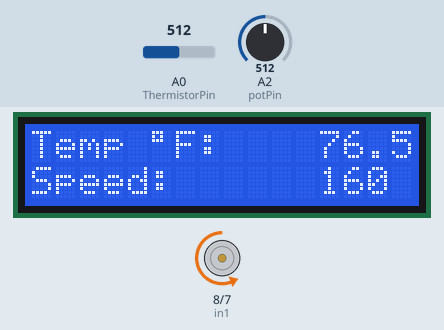
Recording of a sketch running on a simulated Arduino Uno, built with avr-gcc and run on an emulated ATmega328P. Parts: 16×2 character LCD, motor-driver pin pairs drawn as motors (green arrow = first pin HIGH = forward, orange = second pin HIGH = backward, longer = more drive, scaled by the enable pin). Inputs (shaded band) come from the test bench; at power-on: A2 (potPin) = 512, A0 (ThermistorPin) = 512. What the sketch prints to the serial monitor is not drawn.

Above: at 1.2 s.
1.3 s: A2 (potPin) set to 827
At 3.3 s:
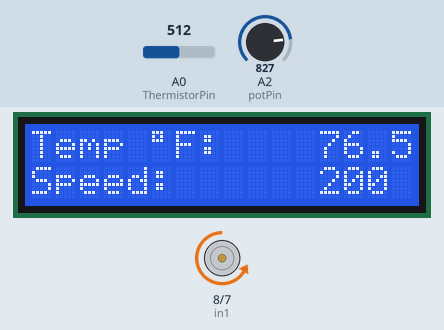
3.8 s: A2 (potPin) set to 122
At 5.7 s:
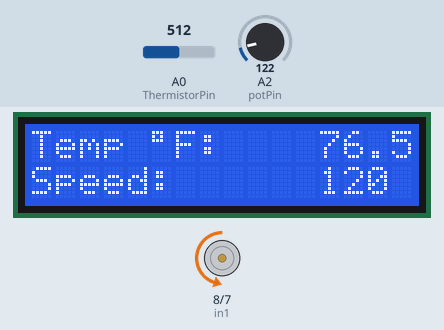
6.0 s: A2 (potPin) set to 112
7.9 s: A2 (potPin) set to 96
At 9.6 s:
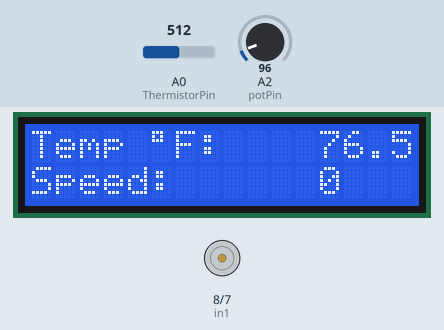
10.4 s: A0 (ThermistorPin) set to 623
At 12.0 s:
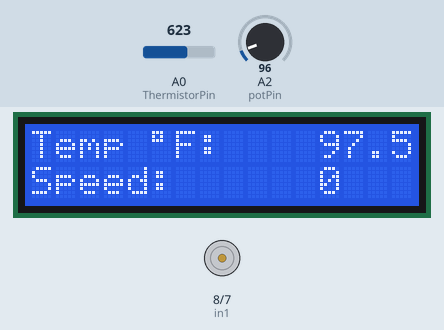
12.6 s: A0 (ThermistorPin) set to 603
At 14.3 s:
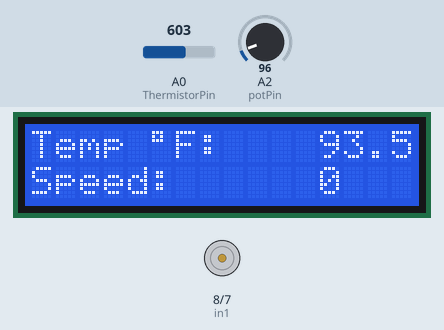
Timing chart, 0 to 15.7 s (numbered marks = the images above; inputs shaded):
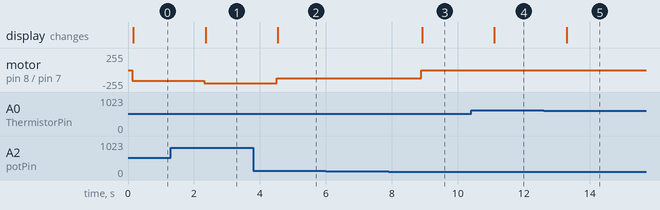

The sketch:

Saturno_AirPump.ino
```cpp
// Air Pump Project V1.0
// Developed by: Enrique Saturno
// Contact: esaturno2@csus.edu

// Purpose:
// The purpose of this project is to control a DC air pump with a L293D motor driver, and display
// the temperature of a fish tank in a LCD display.


///////LCD VARIABLE/LIBRARY SETUP////////////////////////////////////////////////////////
#include <Wire.h>
#include <LiquidCrystal_PCF8574.h>
// set the LCD address to 0x27 for a 16 chars and 2 line display
LiquidCrystal_PCF8574 lcd(0x27);
int show;
/////////////////////////////////////////////////////////////////////////////////////////
//3,5,4
///////CONNECTIONS FOR L293D DRIVER//////////////////////////////////////////////////////
int enA = 6; //ENABLE PIN
int in1 = 8; //INPUT PIN 1
int in2 = 7; //INPUT PIN 2
int speed_up = 11;
int speed_down = 10;
int motor_speed = 120; //INITIAL MOTOR SPEED
////////////////////////////////////////////////////////////////////////////////////////

///////POTENTIOMETER VARIABLES//////////////////////////////////////////////////////////
int potPin = 2;    // select the input pin for the potentiometer //PIN A2
int val = 0;       // variable to store the value coming from the sensor
////////////////////////////////////////////////////////////////////////////////////////

/////////TEMPERATURE VARIABLES//////////////////////////////////////////////////////////
int ThermistorPin = 0;
int Vo;
float R1 = 10000;
float logR2, R2, T;
float c1 = 1.009249522e-03, c2 = 2.378405444e-04, c3 = 2.019202697e-07;
////////////////////////////////////////////////////////////////////////////////////////

void setup()
{
///////LCD INITIALIZATION SETUP////////////////////////////////////////////////////

///SERIALIZATION FOR DEBUGGING/////
  Serial.begin(9600);
///////////////////////////////////
  int error;
  Serial.println("LCD...");
  Wire.begin();
  Wire.beginTransmission(0x27); //LCD Address
  error = Wire.endTransmission();
  Serial.print("Error: ");
  Serial.print(error);
  if (error == 0)
  {
    Serial.println(": LCD found.");
  } else
  {
    Serial.println(": LCD not found.");
  } // if
  lcd.begin(16, 2); // initialize the lcd
  show = 0;
////////////////////////////////////////////////////////////////////////////////////////

/////MOTOR PIN SETUPS///////////////////////////////////////////////////////////////////
  digitalWrite(speed_up,HIGH);
  digitalWrite(speed_down,HIGH);
  pinMode(enA, OUTPUT);
  pinMode(in1, OUTPUT);
  pinMode(in2, OUTPUT);

//MOTOR INITIAL STATE = OFF
  digitalWrite(in1, LOW);
  digitalWrite(in2, LOW);


}

void loop()
{
  getTemp();
  speedControl();
  Display();


  delay(1000);
}

////////////////////////////////////////////////////////////////////////////////////////
//SPEED CONTROL FUNCTION////////////////////////////////////////////////////////////////
void speedControl()
// THE PURPOSE OF THIS FUNCTIONS IS TO CONTROL THE SPEED OF THE MOTOR
{
    //WE READ ANALOG VALUE FROM POTENTIOMETER TWICE WITH A SMALL DELAY FOR MORE ACCURARY
    val = analogRead(potPin);    // read the value from the sensor
    delay(10);
    val = analogRead(potPin);    // read the value from the sensor

// THE POTENTIOMETER CONTROLS THE SPEED, WHEN A VALUE FROM THE ANALOG PIN IS READ, THIS IS TRANSLATED
// BY THE IF STATEMENTS INTO A VALUE FOR THE SPEED OF THE MOTOR. THE MAX VALUE FOR MOTOR IS 255
  if (val == 0)
  {
    motor_speed = 0;

    }
    else if ((val  > 0)&&(val <= 102))
    {
      motor_speed = 0;
      }
      else if ((val  > 102)&&(val <= 204))
    {
      motor_speed = 120;
      }
       else if ((val  > 204)&&(val <= 307))
    {
      motor_speed = 130;
      }
      else if ((val  > 307)&&(val <= 409))
    {
      motor_speed = 140;
      }
      else if ((val  > 409)&&(val <= 511))
    {
      motor_speed = 150;
      }
      else if ((val  > 511)&&(val <= 613))
    {
      motor_speed = 160;
      }
      else if ((val  > 613)&&(val <= 715))
    {
      motor_speed = 170;
      }
      else if ((val  > 715)&&(val <= 817))
    {
      motor_speed = 180;
      }
      else if ((val  > 817)&&(val <= 919))
    {
      motor_speed = 200;
      }
      else if ((val  > 919)&&(val <= 950))
    {
      motor_speed = 220;
      }
      else if ((val  > 950)&&(val <= 1000))
    {
      motor_speed = 240;
      }
      else if ((val  > 1000)&&(val <= 1023))
    {
      motor_speed = 255; //MAX SPEED
      }// END IF'S

  // For PWM maximum possible values are 0 to 255
  analogWrite(enA, motor_speed);

  // Turn on motor A
  digitalWrite(in1, LOW);
  digitalWrite(in2, HIGH);

  //MOTOR SPEED DISPLAY DOR DEBUGGING IN ARDUINO IDE
  Serial.println(motor_speed);
}
////////////////////////////////////////////////////////////////////////////////////////
////TEMPERATURE FUNCTION////////////////////////////////////////////////////////////////

void getTemp()
{
// THE PURPOSE OF THIS FUNCTION IS TO CALCULATE THE TEMPERATURE FROM THERMISTOR

//WE READ ANALOG VALUE FROM THERMISTOR TWICE WITH A SMALL DELAY FOR MORE ACCURACY
  Vo = analogRead(ThermistorPin);
  delay(50);
  Vo = analogRead(ThermistorPin);

  //CALCULATE TEMPERATURES
  R2 = R1 * (1023.0 / (float)Vo - 1.0);
  logR2 = log(R2);
  T = (1.0 / (c1 + c2*logR2 + c3*logR2*logR2*logR2));
  T = T - 273.15;
  T = (T * 9.0)/ 5.0 + 32.0;

  //TEMPERATURE DISPLAY FOR DEBUGGING IN Arduino IDE
  Serial.print("Temperature: ");
  Serial.print(T);
  Serial.println(" F");


}
////////////////////////////////////////////////////////////////////////////////////////
////LCD DISPLAY FUNCTION////////////////////////////////////////////////////////////////

void Display()
{
// THE PURPOSE OF THIS FUNCTION IS TO DISPLAY DATA IN THE LCD

    lcd.setBacklight(255); //LCD BACKLIGHT
    lcd.home();
    lcd.clear();

    // DISPLAY STRING Temp IN THE FIRST LINE AT POSITION 0
    lcd.setCursor(0,0);
    lcd.print("Temp  F:");
    // DISPLAY degree symbol IN THE FIRST LINE AT POSITION 5
    lcd.setCursor(5,0);
    lcd.print((char)223);
    // DISPLAY VALUE TEMPERATURE IN THE FIRST LINE AT POSITION 12
    lcd.setCursor(12,0);
    lcd.print(T);

    // DISPLAY STRING SPEED IN THE SECOND LINE AT POSITION 0
    lcd.setCursor(0,2);
    lcd.print("Speed: ");

    // DISPLAY VALUE SPEED IN THE SECOND LINE AT POSITION 12
    lcd.setCursor(12,2);
    lcd.print(motor_speed);
}
```

Measured:
- the behaviour switches between 103 and 102 on A2 (potPin) (found by bisection; images 2 and 3)
- after the input at 1.3 s, motor on pin 8 (in1) / pin 7 (in2): backward 160/255 → backward 200/255 after 1.0 s; the display: changes after 1.0 s (image 1)
- after the input at 3.8 s, motor on pin 8 (in1) / pin 7 (in2): backward 200/255 → backward 120/255 after 0.71 s; the display: changes after 0.74 s (image 2)
- after the input at 6.0 s, every drawn part: stays the same
- after the input at 7.9 s, motor on pin 8 (in1) / pin 7 (in2): backward 120/255 → stopped after 0.99 s; the display: changes after 1.0 s (image 3)
- after the input at 10.4 s, the display: changes after 0.71 s (image 4)
- after the input at 12.6 s, the display: changes after 0.69 s (image 5)
